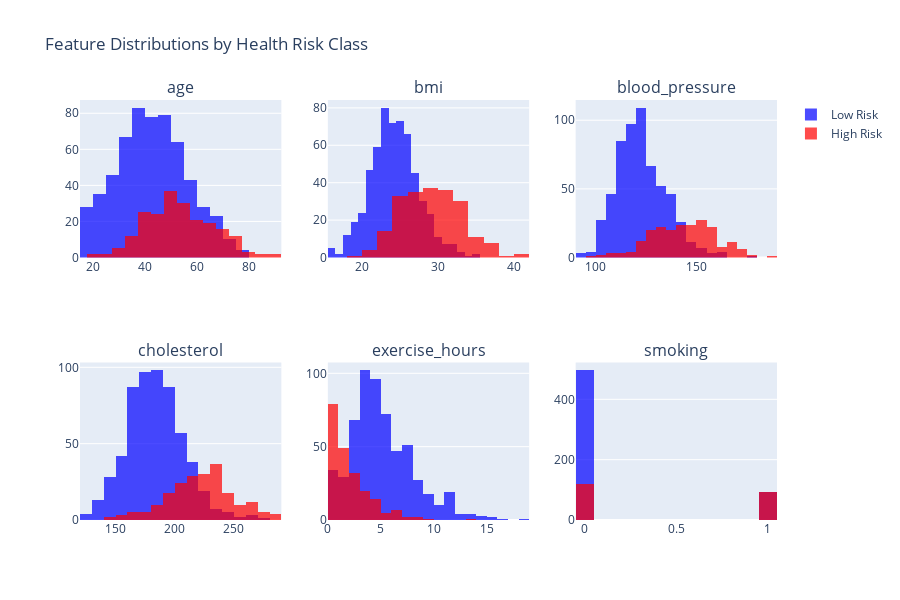
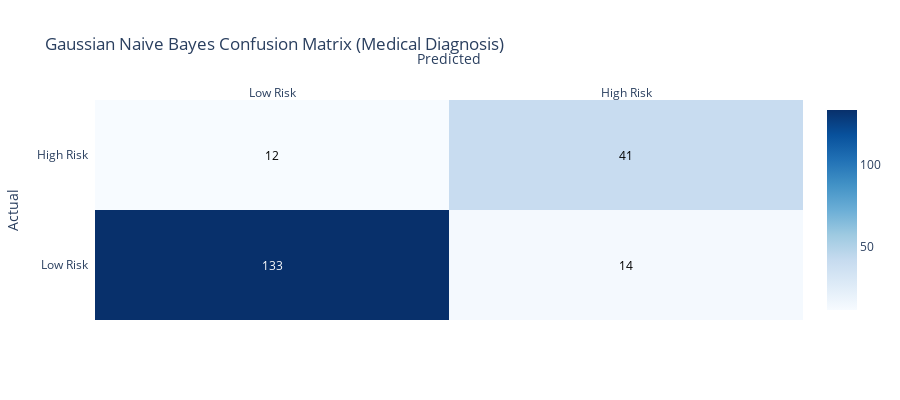
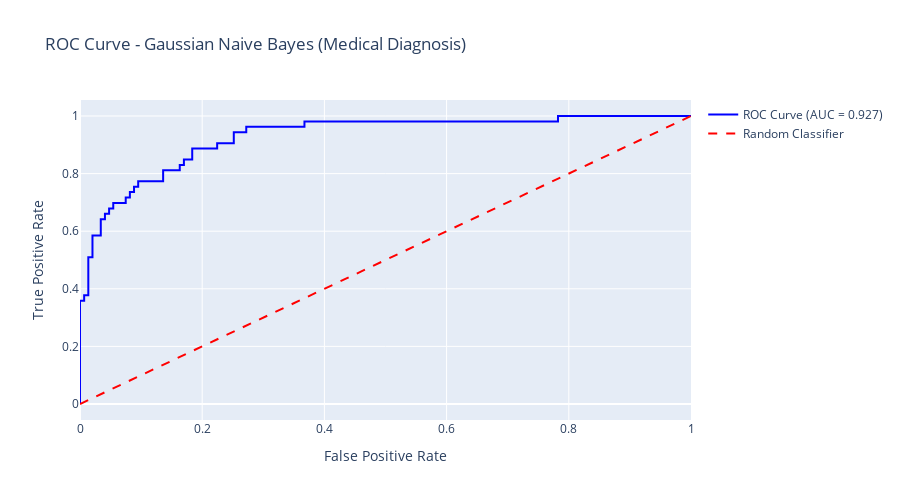

The code cell stored with these charts, in order, in its notebook:
### Code cell
# 1. GAUSSIAN NAIVE BAYES ANALYSIS
print("🩺 1. GAUSSIAN NAIVE BAYES ANALYSIS")
print("=" * 34)

# Prepare medical data
medical_features = ['age', 'bmi', 'blood_pressure', 'cholesterol', 'exercise_hours', 'smoking']
X_medical = medical_df[medical_features]
y_medical = medical_df['health_risk']

# Split data
X_med_train, X_med_test, y_med_train, y_med_test = train_test_split(
 X_medical, y_medical, test_size=0.2, random_state=42, stratify=y_medical
)

print(f"Training set: {X_med_train.shape}")
print(f"Test set: {X_med_test.shape}")
print(f"Class distribution: {y_med_train.value_counts().to_dict()}")

# Train Gaussian Naive Bayes
gnb = GaussianNB()
gnb.fit(X_med_train, y_med_train)

# Predictions and probabilities
y_med_pred = gnb.predict(X_med_test)
y_med_proba = gnb.predict_proba(X_med_test)

# Performance metrics
med_accuracy = accuracy_score(y_med_test, y_med_pred)
print(f"\n Gaussian Naive Bayes Performance:")
print(f"• Test Accuracy: {med_accuracy:.4f}")

# Cross-validation
cv_scores = cross_val_score(gnb, X_med_train, y_med_train, cv=5)
print(f"• Cross-validation: {cv_scores.mean():.4f} ± {cv_scores.std():.4f}")

print(f"\nClassification Report:")
print(classification_report(y_med_test, y_med_pred, target_names=['Low Risk', 'High Risk']))

# Feature distribution analysis by class
print(f"\n Feature Distribution Analysis:")

feature_stats = {}
for feature in medical_features:
 low_risk_values = X_med_train[y_med_train == 0][feature]
 high_risk_values = X_med_train[y_med_train == 1][feature]

 feature_stats[feature] = {
 'low_risk_mean': low_risk_values.mean(),
 'low_risk_std': low_risk_values.std(),
 'high_risk_mean': high_risk_values.mean(),
 'high_risk_std': high_risk_values.std()
 }

 print(f"• {feature}:")
 print(f" Low Risk: μ={low_risk_values.mean():.2f}, σ={low_risk_values.std():.2f}")
 print(f" High Risk: μ={high_risk_values.mean():.2f}, σ={high_risk_values.std():.2f}")

# Visualize feature distributions
fig_distributions = make_subplots(
 rows=2, cols=3,
 subplot_titles=medical_features,
 specs=[[{"secondary_y": False}, {"secondary_y": False}, {"secondary_y": False}],
 [{"secondary_y": False}, {"secondary_y": False}, {"secondary_y": False}]]
)

colors = ['blue', 'red']
risk_labels = ['Low Risk', 'High Risk']

for i, feature in enumerate(medical_features):
    row = i // 3 + 1
    col = i % 3 + 1

    for risk_level in [0, 1]:
        feature_data = X_med_train[y_med_train == risk_level][feature]

        fig_distributions.add_trace(
            go.Histogram(
                x=feature_data,
                name=f'{risk_labels[risk_level]}',
                opacity=0.7,
                marker_color=colors[risk_level],
                nbinsx=20,
                showlegend=(i == 0) # Only show legend for first subplot
            ),
            row=row, col=col
        )

fig_distributions.update_layout(
 title="Feature Distributions by Health Risk Class",
 height=600,
 barmode='overlay'
)
fig_distributions.show()

# Probability analysis
print(f"\n Probability Analysis (Sample Predictions):")

# Show probability predictions for first 10 test samples
sample_indices = range(min(10, len(X_med_test)))
for i in sample_indices:
 actual = y_med_test.iloc[i]
 predicted = y_med_pred[i]
 prob_low = y_med_proba[i][0]
 prob_high = y_med_proba[i][1]

 print(f"Patient {i+1}: Actual={risk_labels[actual]}, "
 f"Predicted={risk_labels[predicted]} "
 f"(P(Low)={prob_low:.3f}, P(High)={prob_high:.3f})")

# Confusion Matrix
cm_medical = confusion_matrix(y_med_test, y_med_pred)

fig_cm_medical = ff.create_annotated_heatmap(
 z=cm_medical,
 x=['Low Risk', 'High Risk'],
 y=['Low Risk', 'High Risk'],
 annotation_text=cm_medical,
 colorscale='Blues',
 showscale=True
)

fig_cm_medical.update_layout(
 title="Gaussian Naive Bayes Confusion Matrix (Medical Diagnosis)",
 xaxis_title="Predicted",
 yaxis_title="Actual",
 height=400
)
fig_cm_medical.show()

# ROC Curve
fpr, tpr, _ = roc_curve(y_med_test, y_med_proba[:, 1])
roc_auc = auc(fpr, tpr)

fig_roc = go.Figure()

fig_roc.add_trace(
 go.Scatter(
 x=fpr,
 y=tpr,
 mode='lines',
 name=f'ROC Curve (AUC = {roc_auc:.3f})',
 line=dict(color='blue', width=2)
 )
)

fig_roc.add_trace(
 go.Scatter(
 x=[0, 1],
 y=[0, 1],
 mode='lines',
 name='Random Classifier',
 line=dict(color='red', dash='dash')
 )
)

fig_roc.update_layout(
 title="ROC Curve - Gaussian Naive Bayes (Medical Diagnosis)",
 xaxis_title="False Positive Rate",
 yaxis_title="True Positive Rate",
 height=500
)
fig_roc.show()

### Figure 1 — Plotly figure (JSON) as saved in the notebook; plotly's stock layout.template omitted (floating-point values rounded to 4 significant figures; data arrays with more than 128 entries replaced by an {"elided": "..."} marker saying what was removed)
{"data": [{"marker": {"color": "blue"}, "name": "Low Risk", "nbinsx": 20, "opacity": 0.7, "showlegend": true, "type": "histogram", "x": {"elided": "588 float values"}, "xaxis": "x", "yaxis": "y"}, {"marker": {"color": "red"}, "name": "High Risk", "nbinsx": 20, "opacity": 0.7, "showlegend": true, "type": "histogram", "x": {"elided": "212 float values"}, "xaxis": "x", "yaxis": "y"}, {"marker": {"color": "blue"}, "name": "Low Risk", "nbinsx": 20, "opacity": 0.7, "showlegend": false, "type": "histogram", "x": {"elided": "588 float values"}, "xaxis": "x2", "yaxis": "y2"}, {"marker": {"color": "red"}, "name": "High Risk", "nbinsx": 20, "opacity": 0.7, "showlegend": false, "type": "histogram", "x": {"elided": "212 float values"}, "xaxis": "x2", "yaxis": "y2"}, {"marker": {"color": "blue"}, "name": "Low Risk", "nbinsx": 20, "opacity": 0.7, "showlegend": false, "type": "histogram", "x": {"elided": "588 float values"}, "xaxis": "x3", "yaxis": "y3"}, {"marker": {"color": "red"}, "name": "High Risk", "nbinsx": 20, "opacity": 0.7, "showlegend": false, "type": "histogram", "x": {"elided": "212 float values"}, "xaxis": "x3", "yaxis": "y3"}, {"marker": {"color": "blue"}, "name": "Low Risk", "nbinsx": 20, "opacity": 0.7, "showlegend": false, "type": "histogram", "x": {"elided": "588 float values"}, "xaxis": "x4", "yaxis": "y4"}, {"marker": {"color": "red"}, "name": "High Risk", "nbinsx": 20, "opacity": 0.7, "showlegend": false, "type": "histogram", "x": {"elided": "212 float values"}, "xaxis": "x4", "yaxis": "y4"}, {"marker": {"color": "blue"}, "name": "Low Risk", "nbinsx": 20, "opacity": 0.7, "showlegend": false, "type": "histogram", "x": {"elided": "588 float values"}, "xaxis": "x5", "yaxis": "y5"}, {"marker": {"color": "red"}, "name": "High Risk", "nbinsx": 20, "opacity": 0.7, "showlegend": false, "type": "histogram", "x": {"elided": "212 float values"}, "xaxis": "x5", "yaxis": "y5"}, {"marker": {"color": "blue"}, "name": "Low Risk", "nbinsx": 20, "opacity": 0.7, "showlegend": false, "type": "histogram", "x": {"elided": "588 int values"}, "xaxis": "x6", "yaxis": "y6"}, {"marker": {"color": "red"}, "name": "High Risk", "nbinsx": 20, "opacity": 0.7, "showlegend": false, "type": "histogram", "x": {"elided": "212 int values"}, "xaxis": "x6", "yaxis": "y6"}], "layout": {"annotations": [{"font": {"size": 16}, "showarrow": false, "text": "age", "x": 0.1444, "xanchor": "center", "xref": "paper", "y": 1, "yanchor": "bottom", "yref": "paper"}, {"font": {"size": 16}, "showarrow": false, "text": "bmi", "x": 0.5, "xanchor": "center", "xref": "paper", "y": 1, "yanchor": "bottom", "yref": "paper"}, {"font": {"size": 16}, "showarrow": false, "text": "blood_pressure", "x": 0.8556, "xanchor": "center", "xref": "paper", "y": 1, "yanchor": "bottom", "yref": "paper"}, {"font": {"size": 16}, "showarrow": false, "text": "cholesterol", "x": 0.1444, "xanchor": "center", "xref": "paper", "y": 0.375, "yanchor": "bottom", "yref": "paper"}, {"font": {"size": 16}, "showarrow": false, "text": "exercise_hours", "x": 0.5, "xanchor": "center", "xref": "paper", "y": 0.375, "yanchor": "bottom", "yref": "paper"}, {"font": {"size": 16}, "showarrow": false, "text": "smoking", "x": 0.8556, "xanchor": "center", "xref": "paper", "y": 0.375, "yanchor": "bottom", "yref": "paper"}], "barmode": "overlay", "height": 600, "title": {"text": "Feature Distributions by Health Risk Class"}, "xaxis": {"anchor": "y", "domain": [0, 0.2889]}, "xaxis2": {"anchor": "y2", "domain": [0.3556, 0.6444]}, "xaxis3": {"anchor": "y3", "domain": [0.7111, 1]}, "xaxis4": {"anchor": "y4", "domain": [0, 0.2889]}, "xaxis5": {"anchor": "y5", "domain": [0.3556, 0.6444]}, "xaxis6": {"anchor": "y6", "domain": [0.7111, 1]}, "yaxis": {"anchor": "x", "domain": [0.625, 1]}, "yaxis2": {"anchor": "x2", "domain": [0.625, 1]}, "yaxis3": {"anchor": "x3", "domain": [0.625, 1]}, "yaxis4": {"anchor": "x4", "domain": [0, 0.375]}, "yaxis5": {"anchor": "x5", "domain": [0, 0.375]}, "yaxis6": {"anchor": "x6", "domain": [0, 0.375]}}}

### Figure 2 — Plotly figure (JSON) as saved in the notebook; plotly's stock layout.template omitted (floating-point values rounded to 4 significant figures)
{"data": [{"colorscale": [[0, "rgb(247,251,255)"], [0.125, "rgb(222,235,247)"], [0.25, "rgb(198,219,239)"], [0.375, "rgb(158,202,225)"], [0.5, "rgb(107,174,214)"], [0.625, "rgb(66,146,198)"], [0.75, "rgb(33,113,181)"], [0.875, "rgb(8,81,156)"], [1, "rgb(8,48,107)"]], "reversescale": false, "showscale": true, "type": "heatmap", "x": ["Low Risk", "High Risk"], "y": ["Low Risk", "High Risk"], "z": [[133, 14], [12, 41]]}], "layout": {"annotations": [{"font": {"color": "#FFFFFF"}, "showarrow": false, "text": "133", "x": "Low Risk", "xref": "x", "y": "Low Risk", "yref": "y"}, {"font": {"color": "#000000"}, "showarrow": false, "text": "14", "x": "High Risk", "xref": "x", "y": "Low Risk", "yref": "y"}, {"font": {"color": "#000000"}, "showarrow": false, "text": "12", "x": "Low Risk", "xref": "x", "y": "High Risk", "yref": "y"}, {"font": {"color": "#000000"}, "showarrow": false, "text": "41", "x": "High Risk", "xref": "x", "y": "High Risk", "yref": "y"}], "height": 400, "title": {"text": "Gaussian Naive Bayes Confusion Matrix (Medical Diagnosis)"}, "xaxis": {"dtick": 1, "gridcolor": "rgb(0, 0, 0)", "side": "top", "ticks": "", "title": {"text": "Predicted"}}, "yaxis": {"dtick": 1, "ticks": "", "ticksuffix": "  ", "title": {"text": "Actual"}}}}

### Figure 3 — Plotly figure (JSON) as saved in the notebook; plotly's stock layout.template omitted (floating-point values rounded to 4 significant figures)
{"data": [{"line": {"color": "blue", "width": 2}, "mode": "lines", "name": "ROC Curve (AUC = 0.927)", "type": "scatter", "x": [0.0, 0.0, 0.0, 0.006803, 0.006803, 0.01361, 0.01361, 0.02041, 0.02041, 0.03401, 0.03401, 0.04082, 0.04082, 0.04762, 0.04762, 0.05442, 0.05442, 0.07483, 0.07483, 0.08163, 0.08163, 0.08844, 0.08844, 0.09524, 0.09524, 0.1361, 0.1361, 0.1633, 0.1633, 0.1701, 0.1701, 0.1837, 0.1837, 0.2245, 0.2245, 0.2517, 0.2517, 0.2721, 0.2721, 0.3673, 0.3673, 0.7823, 0.7823, 1.0], "y": [0.0, 0.01887, 0.3585, 0.3585, 0.3774, 0.3774, 0.5094, 0.5094, 0.5849, 0.5849, 0.6415, 0.6415, 0.6604, 0.6604, 0.6792, 0.6792, 0.6981, 0.6981, 0.717, 0.717, 0.7358, 0.7358, 0.7547, 0.7547, 0.7736, 0.7736, 0.8113, 0.8113, 0.8302, 0.8302, 0.8491, 0.8491, 0.8868, 0.8868, 0.9057, 0.9057, 0.9434, 0.9434, 0.9623, 0.9623, 0.9811, 0.9811, 1.0, 1.0]}, {"line": {"color": "red", "dash": "dash"}, "mode": "lines", "name": "Random Classifier", "type": "scatter", "x": [0, 1], "y": [0, 1]}], "layout": {"height": 500, "title": {"text": "ROC Curve - Gaussian Naive Bayes (Medical Diagnosis)"}, "xaxis": {"title": {"text": "False Positive Rate"}}, "yaxis": {"title": {"text": "True Positive Rate"}}}}
